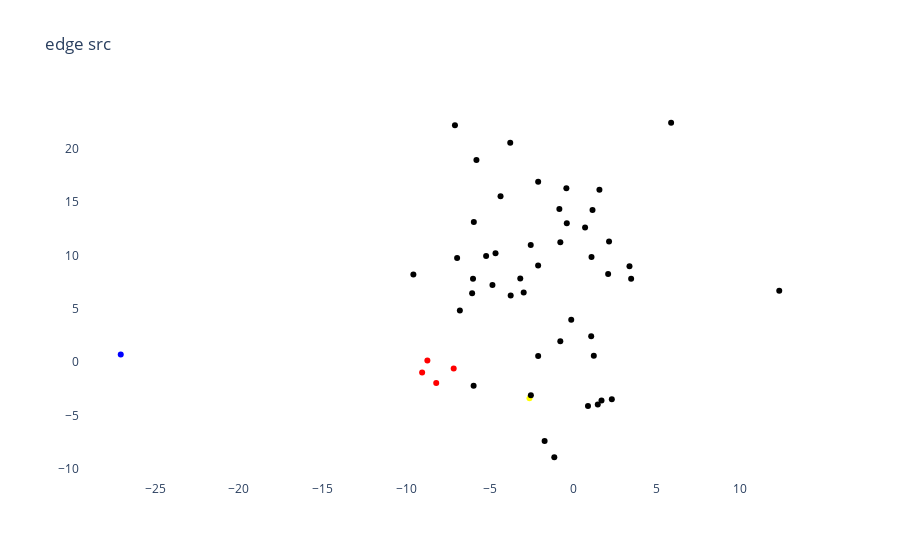
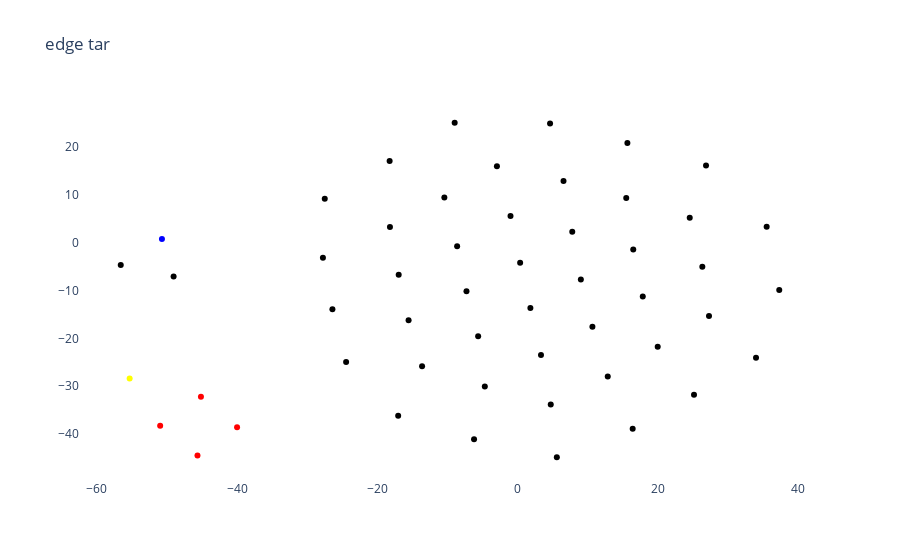
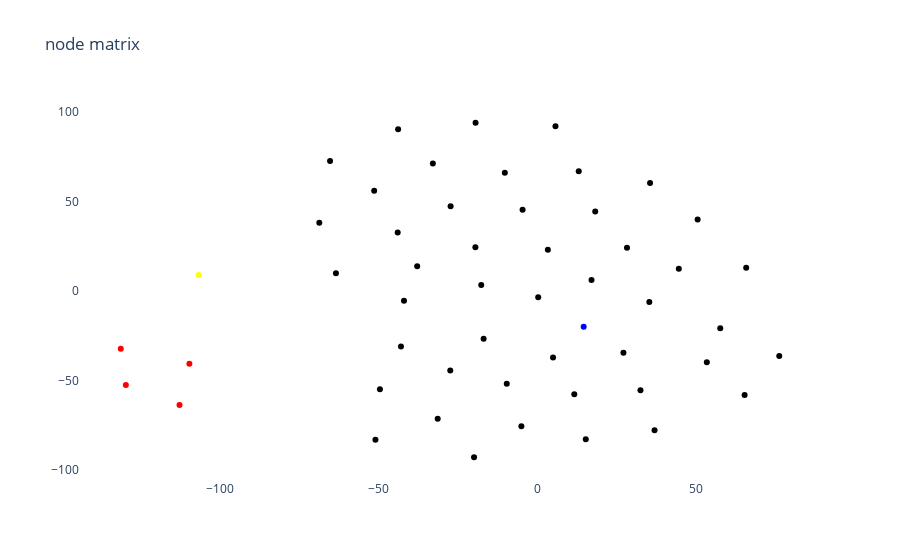

Notebook code for these charts, in order:
### Code cell
srcN_edges_map, tarN_edges_map = mb6_sc.getNodeEdgeMap()
sim_matrix, src_mat, tar_mat  = \
    mb6_sc.nodetypeset.mergeBySimAndEdge(srcN_edges_map,tarN_edges_map,return_sim_matrix=True)

node_matrix = np.array(sim_matrix)
src_mat = np.array(src_mat)
tar_mat = np.array(tar_mat)
# sim_matrix, src_mat, tar_mat = mb6_sc.nodetypeset.mergeBySimAndEdge(return_sim_matrix=True,idf=False)
# sim_matrix = np.matrix(sim_matrix)
avg_matrix = (node_matrix+src_mat+tar_mat) / 3

plot_mb6(sim_matrix=src_mat,title='edge src')
plot_mb6(sim_matrix=tar_mat,title='edge tar')
plot_mb6(sim_matrix=node_matrix,title='node matrix')
plot_mb6(sim_matrix=avg_matrix,title='avg tar')

### Figure 1 — Plotly figure (JSON) as saved in the notebook; plotly's stock layout.template omitted (floating-point values rounded to 4 significant figures)
{"data": [{"marker": {"color": ["blue", "yellow", "black", "black", "black", "black", "black", "black", "black", "black", "black", "black", "black", "black", "black", "black", "black", "black", "black", "black", "black", "black", "black", "black", "red", "black", "black", "black", "black", "black", "black", "black", "black", "black", "black", "black", "black", "black", "black", "black", "black", "black", "black", "black", "black", "black", "black", "black", "black", "red", "red", "red"]}, "mode": "markers", "text": ["primaryRois;postHPThreshold;statusDefinitions;logo;superLevelRois;roiInfo;latestMutationId;preHPThreshold;lastDatabaseEdit;medulla7column_Meta;totalPostCount;roiHierarchy;dataset;Meta;neuroglancerMeta;totalPreCount;uuid;neuroglancerInfo;postHighAccuracyThreshold;meshHost", "mushroombody_SynapseSet;SynapseSet", "post;pre;statusLabel;Segment;roiInfo;alpha2;type;bodyId;instance;status;mushroombody_Segment;size;alpha3;Neuron;mushroombody_Neuron;alpha1", "status;size;post;pre;alpha3;statusLabel;Segment;roiInfo;alpha2;type;Neuron;mushroombody_Neuron;mushroombody_Segment;bodyId;instance", "size;post;pre;alpha3;Segment;roiInfo;mushroombody_Segment;bodyId", "post;pre;statusLabel;Segment;roiInfo;alpha2;type;cropped;bodyId;instance;status;size;alpha3;Neuron;mushroombody_Neuron;mushroombody_Segment", "status;size;post;pre;alpha3;statusLabel;Segment;roiInfo;Neuron;mushroombody_Neuron;mushroombody_Segment;bodyId;instance", "status;size;post;pre;alpha3;statusLabel;Segment;roiInfo;type;Neuron;mushroombody_Neuron;cropped;mushroombody_Segment;bodyId;instance", "status;size;post;pre;alpha3;statusLabel;Segment;roiInfo;mushroombody_Segment;bodyId;instance", "size;post;pre;mushroombody_Segment;bodyId;Segment;roiInfo", "status;size;post;pre;statusLabel;Segment;roiInfo;Neuron;mushroombody_Neuron;mushroombody_Segment;bodyId", "post;pre;statusLabel;Segment;roiInfo;alpha2;type;cropped;bodyId;instance;status;mushroombody_Segment;size;alpha3;Neuron;mushroombody_Neuron;alpha1", "status;size;post;pre;statusLabel;Segment;roiInfo;mushroombody_Segment;bodyId;instance", "status;size;post;pre;statusLabel;Segment;roiInfo;Neuron;mushroombody_Neuron;mushroombody_Segment;bodyId;instance", "status;size;post;pre;alpha3;statusLabel;Segment;roiInfo;mushroombody_Segment;bodyId", "status;size;post;pre;statusLabel;Segment;roiInfo;cropped;mushroombody_Segment;bodyId;instance", "status;size;post;pre;statusLabel;Segment;roiInfo;mushroombody_Segment;bodyId", "status;mushroombody_Segment;size;post;pre;statusLabel;Segment;roiInfo;Neuron;mushroombody_Neuron;alpha1;bodyId", "status;size;post;pre;alpha3;statusLabel;Segment;roiInfo;Neuron;mushroombody_Neuron;mushroombody_Segment;bodyId", "status;size;post;pre;alpha3;statusLabel;Segment;roiInfo;cropped;mushroombody_Segment;bodyId;instance", "status;size;post;pre;alpha3;statusLabel;Segment;roiInfo;alpha2;Neuron;mushroombody_Neuron;cropped;mushroombody_Segment;bodyId;instance", "status;size;post;pre;alpha3;statusLabel;Segment;roiInfo;alpha2;Neuron;mushroombody_Neuron;mushroombody_Segment;bodyId;instance", "status;size;post;pre;statusLabel;Segment;roiInfo;alpha2;Neuron;mushroombody_Neuron;mushroombody_Segment;bodyId;instance", "status;mushroombody_Segment;size;post;pre;alpha3;statusLabel;Segment;roiInfo;alpha2;Neuron;mushroombody_Neuron;alpha1;bodyId;instance", "Synapse;type;alpha3;mushroombody_Synapse;confidence;location", "status;size;post;pre;statusLabel;Segment;roiInfo;Neuron;mushroombody_Neuron;cropped;mushroombody_Segment;bodyId", "status;size;post;pre;alpha3;statusLabel;Segment;roiInfo;Neuron;mushroombody_Neuron;cropped;mushroombody_Segment;bodyId;instance", "status;mushroombody_Segment;size;post;pre;alpha3;statusLabel;Segment;roiInfo;Neuron;mushroombody_Neuron;alpha1;bodyId;instance", "status;size;post;pre;statusLabel;Segment;roiInfo;alpha2;Neuron;mushroombody_Neuron;cropped;mushroombody_Segment;bodyId;instance", "status;size;post;pre;alpha3;statusLabel;Segment;roiInfo;cropped;mushroombody_Segment;bodyId", "status;mushroombody_Segment;size;post;pre;statusLabel;Segment;roiInfo;alpha2;Neuron;mushroombody_Neuron;alpha1;bodyId;instance", "status;size;post;pre;alpha3;statusLabel;Segment;roiInfo;alpha2;mushroombody_Segment;bodyId;instance", "status;size;post;pre;statusLabel;Segment;roiInfo;alpha2;mushroombody_Segment;bodyId;instance", "size;post;pre;Segment;roiInfo;alpha2;mushroombody_Segment;bodyId", "status;size;post;pre;statusLabel;Segment;roiInfo;alpha2;cropped;mushroombody_Segment;bodyId;instance", "status;size;post;pre;statusLabel;Segment;roiInfo;alpha2;type;Neuron;mushroombody_Neuron;cropped;mushroombody_Segment;bodyId;instance", "status;size;post;pre;statusLabel;Segment;roiInfo;alpha2;mushroombody_Segment;bodyId", "status;size;post;pre;statusLabel;Segment;roiInfo;alpha2;Neuron;mushroombody_Neuron;mushroombody_Segment;bodyId", "status;mushroombody_Segment;size;post;pre;statusLabel;Segment;roiInfo;alpha2;type;Neuron;mushroombody_Neuron;alpha1;bodyId;instance", "status;mushroombody_Segment;size;post;pre;statusLabel;Segment;roiInfo;alpha2;Neuron;mushroombody_Neuron;cropped;alpha1;bodyId;instance", "status;mushroombody_Segment;size;post;pre;statusLabel;Segment;roiInfo;alpha2;alpha1;bodyId;instance", "post;pre;statusLabel;Segment;roiInfo;alpha2;type;cropped;bodyId;instance;status;mushroombody_Segment;size;Neuron;mushroombody_Neuron;alpha1", "status;mushroombody_Segment;size;post;pre;statusLabel;Segment;roiInfo;alpha1;bodyId;instance", "mushroombody_Segment;size;post;pre;Segment;roiInfo;alpha1;bodyId", "status;mushroombody_Segment;size;post;pre;statusLabel;Segment;roiInfo;Neuron;mushroombody_Neuron;alpha1;bodyId;instance", "status;mushroombody_Segment;size;post;pre;statusLabel;Segment;roiInfo;cropped;alpha1;bodyId;instance", "status;mushroombody_Segment;size;post;pre;statusLabel;Segment;roiInfo;type;Neuron;mushroombody_Neuron;alpha1;bodyId;instance", "status;mushroombody_Segment;size;post;pre;statusLabel;Segment;roiInfo;Neuron;mushroombody_Neuron;cropped;alpha1;bodyId;instance", "status;mushroombody_Segment;size;post;pre;statusLabel;Segment;roiInfo;type;alpha1;bodyId;instance", "type;Synapse;mushroombody_Synapse;confidence;location", "type;Synapse;mushroombody_Synapse;alpha1;confidence;location", "alpha2;type;Synapse;mushroombody_Synapse;confidence;location"], "type": "scatter", "x": [-27.08, -2.611, 1.164, -0.4024, 3.476, -6.778, -2.09, -3.762, -7.072, -6.943, -5.785, -6.043, 1.084, -5.941, 1.24, -2.093, -1.124, -5.954, -4.642, 5.869, -4.826, 1.577, -2.535, -5.206, -7.147, 0.7192, -0.7647, 3.376, -4.342, 1.478, -2.09, -0.822, -5.989, -0.3765, 0.8921, 2.153, -2.527, 2.099, -3.734, -9.559, -2.957, 1.701, -1.705, 1.104, 12.34, 2.319, -0.7628, -0.1102, -3.161, -8.721, -9.038, -8.192], "y": [0.7163, -3.375, 14.24, 16.28, 7.815, 4.827, 0.5786, 20.54, 22.19, 9.742, 18.92, 6.45, 2.432, 13.12, 0.5973, 9.043, -8.9, -2.218, 10.19, 22.41, 7.214, 16.14, 10.96, 9.937, -0.6012, 12.6, 1.959, 8.976, 15.53, -3.966, 16.9, 14.33, 7.798, 13.01, -4.092, 11.29, -3.099, 8.258, 6.248, 8.208, 6.518, -3.6, -7.37, 9.84, 6.694, -3.461, 11.22, 3.968, 7.829, 0.16, -0.9725, -1.959]}], "layout": {"plot_bgcolor": "rgba(0,0,0,0)", "title": {"text": "edge src"}}}

### Figure 2 — Plotly figure (JSON) as saved in the notebook; plotly's stock layout.template omitted (floating-point values rounded to 4 significant figures)
{"data": [{"marker": {"color": ["blue", "yellow", "black", "black", "black", "black", "black", "black", "black", "black", "black", "black", "black", "black", "black", "black", "black", "black", "black", "black", "black", "black", "black", "black", "red", "black", "black", "black", "black", "black", "black", "black", "black", "black", "black", "black", "black", "black", "black", "black", "black", "black", "black", "black", "black", "black", "black", "black", "black", "red", "red", "red"]}, "mode": "markers", "text": ["primaryRois;postHPThreshold;statusDefinitions;logo;superLevelRois;roiInfo;latestMutationId;preHPThreshold;lastDatabaseEdit;medulla7column_Meta;totalPostCount;roiHierarchy;dataset;Meta;neuroglancerMeta;totalPreCount;uuid;neuroglancerInfo;postHighAccuracyThreshold;meshHost", "mushroombody_SynapseSet;SynapseSet", "post;pre;statusLabel;Segment;roiInfo;alpha2;type;bodyId;instance;status;mushroombody_Segment;size;alpha3;Neuron;mushroombody_Neuron;alpha1", "status;size;post;pre;alpha3;statusLabel;Segment;roiInfo;alpha2;type;Neuron;mushroombody_Neuron;mushroombody_Segment;bodyId;instance", "size;post;pre;alpha3;Segment;roiInfo;mushroombody_Segment;bodyId", "post;pre;statusLabel;Segment;roiInfo;alpha2;type;cropped;bodyId;instance;status;size;alpha3;Neuron;mushroombody_Neuron;mushroombody_Segment", "status;size;post;pre;alpha3;statusLabel;Segment;roiInfo;Neuron;mushroombody_Neuron;mushroombody_Segment;bodyId;instance", "status;size;post;pre;alpha3;statusLabel;Segment;roiInfo;type;Neuron;mushroombody_Neuron;cropped;mushroombody_Segment;bodyId;instance", "status;size;post;pre;alpha3;statusLabel;Segment;roiInfo;mushroombody_Segment;bodyId;instance", "size;post;pre;mushroombody_Segment;bodyId;Segment;roiInfo", "status;size;post;pre;statusLabel;Segment;roiInfo;Neuron;mushroombody_Neuron;mushroombody_Segment;bodyId", "post;pre;statusLabel;Segment;roiInfo;alpha2;type;cropped;bodyId;instance;status;mushroombody_Segment;size;alpha3;Neuron;mushroombody_Neuron;alpha1", "status;size;post;pre;statusLabel;Segment;roiInfo;mushroombody_Segment;bodyId;instance", "status;size;post;pre;statusLabel;Segment;roiInfo;Neuron;mushroombody_Neuron;mushroombody_Segment;bodyId;instance", "status;size;post;pre;alpha3;statusLabel;Segment;roiInfo;mushroombody_Segment;bodyId", "status;size;post;pre;statusLabel;Segment;roiInfo;cropped;mushroombody_Segment;bodyId;instance", "status;size;post;pre;statusLabel;Segment;roiInfo;mushroombody_Segment;bodyId", "status;mushroombody_Segment;size;post;pre;statusLabel;Segment;roiInfo;Neuron;mushroombody_Neuron;alpha1;bodyId", "status;size;post;pre;alpha3;statusLabel;Segment;roiInfo;Neuron;mushroombody_Neuron;mushroombody_Segment;bodyId", "status;size;post;pre;alpha3;statusLabel;Segment;roiInfo;cropped;mushroombody_Segment;bodyId;instance", "status;size;post;pre;alpha3;statusLabel;Segment;roiInfo;alpha2;Neuron;mushroombody_Neuron;cropped;mushroombody_Segment;bodyId;instance", "status;size;post;pre;alpha3;statusLabel;Segment;roiInfo;alpha2;Neuron;mushroombody_Neuron;mushroombody_Segment;bodyId;instance", "status;size;post;pre;statusLabel;Segment;roiInfo;alpha2;Neuron;mushroombody_Neuron;mushroombody_Segment;bodyId;instance", "status;mushroombody_Segment;size;post;pre;alpha3;statusLabel;Segment;roiInfo;alpha2;Neuron;mushroombody_Neuron;alpha1;bodyId;instance", "Synapse;type;alpha3;mushroombody_Synapse;confidence;location", "status;size;post;pre;statusLabel;Segment;roiInfo;Neuron;mushroombody_Neuron;cropped;mushroombody_Segment;bodyId", "status;size;post;pre;alpha3;statusLabel;Segment;roiInfo;Neuron;mushroombody_Neuron;cropped;mushroombody_Segment;bodyId;instance", "status;mushroombody_Segment;size;post;pre;alpha3;statusLabel;Segment;roiInfo;Neuron;mushroombody_Neuron;alpha1;bodyId;instance", "status;size;post;pre;statusLabel;Segment;roiInfo;alpha2;Neuron;mushroombody_Neuron;cropped;mushroombody_Segment;bodyId;instance", "status;size;post;pre;alpha3;statusLabel;Segment;roiInfo;cropped;mushroombody_Segment;bodyId", "status;mushroombody_Segment;size;post;pre;statusLabel;Segment;roiInfo;alpha2;Neuron;mushroombody_Neuron;alpha1;bodyId;instance", "status;size;post;pre;alpha3;statusLabel;Segment;roiInfo;alpha2;mushroombody_Segment;bodyId;instance", "status;size;post;pre;statusLabel;Segment;roiInfo;alpha2;mushroombody_Segment;bodyId;instance", "size;post;pre;Segment;roiInfo;alpha2;mushroombody_Segment;bodyId", "status;size;post;pre;statusLabel;Segment;roiInfo;alpha2;cropped;mushroombody_Segment;bodyId;instance", "status;size;post;pre;statusLabel;Segment;roiInfo;alpha2;type;Neuron;mushroombody_Neuron;cropped;mushroombody_Segment;bodyId;instance", "status;size;post;pre;statusLabel;Segment;roiInfo;alpha2;mushroombody_Segment;bodyId", "status;size;post;pre;statusLabel;Segment;roiInfo;alpha2;Neuron;mushroombody_Neuron;mushroombody_Segment;bodyId", "status;mushroombody_Segment;size;post;pre;statusLabel;Segment;roiInfo;alpha2;type;Neuron;mushroombody_Neuron;alpha1;bodyId;instance", "status;mushroombody_Segment;size;post;pre;statusLabel;Segment;roiInfo;alpha2;Neuron;mushroombody_Neuron;cropped;alpha1;bodyId;instance", "status;mushroombody_Segment;size;post;pre;statusLabel;Segment;roiInfo;alpha2;alpha1;bodyId;instance", "post;pre;statusLabel;Segment;roiInfo;alpha2;type;cropped;bodyId;instance;status;mushroombody_Segment;size;Neuron;mushroombody_Neuron;alpha1", "status;mushroombody_Segment;size;post;pre;statusLabel;Segment;roiInfo;alpha1;bodyId;instance", "mushroombody_Segment;size;post;pre;Segment;roiInfo;alpha1;bodyId", "status;mushroombody_Segment;size;post;pre;statusLabel;Segment;roiInfo;Neuron;mushroombody_Neuron;alpha1;bodyId;instance", "status;mushroombody_Segment;size;post;pre;statusLabel;Segment;roiInfo;cropped;alpha1;bodyId;instance", "status;mushroombody_Segment;size;post;pre;statusLabel;Segment;roiInfo;type;Neuron;mushroombody_Neuron;alpha1;bodyId;instance", "status;mushroombody_Segment;size;post;pre;statusLabel;Segment;roiInfo;Neuron;mushroombody_Neuron;cropped;alpha1;bodyId;instance", "status;mushroombody_Segment;size;post;pre;statusLabel;Segment;roiInfo;type;alpha1;bodyId;instance", "type;Synapse;mushroombody_Synapse;confidence;location", "type;Synapse;mushroombody_Synapse;alpha1;confidence;location", "alpha2;type;Synapse;mushroombody_Synapse;confidence;location"], "type": "scatter", "x": [-50.73, -55.34, -8.603, 35.57, 26.39, 5.628, -7.268, -0.9835, 17.89, 7.829, -49.07, 37.37, 24.59, 1.852, 20.02, 27.34, -5.602, -27.49, 16.45, 34.05, 16.53, -8.953, 10.7, 6.579, -50.98, -10.43, -17.02, 9.054, 0.3903, -6.189, 26.92, -15.53, -2.926, -13.6, 25.2, -16.94, 4.659, -56.61, 3.365, -18.19, 4.759, -27.76, -4.653, 15.7, -26.4, -24.45, -18.23, 15.53, 12.89, -45.66, -45.16, -40.01], "y": [0.7696, -28.4, -0.7364, 3.327, -5.005, -44.88, -10.18, 5.562, -11.25, 2.277, -7.083, -9.894, 5.219, -13.65, -21.77, -15.35, -19.58, 9.222, -38.94, -24.04, -1.427, 25.1, -17.56, 12.88, -38.27, 9.468, -36.22, -7.672, -4.181, -41.12, 16.15, -16.21, 15.98, -25.84, -31.81, -6.704, 24.93, -4.676, -23.49, 3.29, -33.85, -3.121, -30.06, 20.86, -13.91, -24.95, 17.09, 9.337, -28.0, -44.49, -32.23, -38.6]}], "layout": {"plot_bgcolor": "rgba(0,0,0,0)", "title": {"text": "edge tar"}}}

### Figure 3 — Plotly figure (JSON) as saved in the notebook; plotly's stock layout.template omitted (floating-point values rounded to 4 significant figures)
{"data": [{"marker": {"color": ["blue", "yellow", "black", "black", "black", "black", "black", "black", "black", "black", "black", "black", "black", "black", "black", "black", "black", "black", "black", "black", "black", "black", "black", "black", "red", "black", "black", "black", "black", "black", "black", "black", "black", "black", "black", "black", "black", "black", "black", "black", "black", "black", "black", "black", "black", "black", "black", "black", "black", "red", "red", "red"]}, "mode": "markers", "text": ["primaryRois;postHPThreshold;statusDefinitions;logo;superLevelRois;roiInfo;latestMutationId;preHPThreshold;lastDatabaseEdit;medulla7column_Meta;totalPostCount;roiHierarchy;dataset;Meta;neuroglancerMeta;totalPreCount;uuid;neuroglancerInfo;postHighAccuracyThreshold;meshHost", "mushroombody_SynapseSet;SynapseSet", "post;pre;statusLabel;Segment;roiInfo;alpha2;type;bodyId;instance;status;mushroombody_Segment;size;alpha3;Neuron;mushroombody_Neuron;alpha1", "status;size;post;pre;alpha3;statusLabel;Segment;roiInfo;alpha2;type;Neuron;mushroombody_Neuron;mushroombody_Segment;bodyId;instance", "size;post;pre;alpha3;Segment;roiInfo;mushroombody_Segment;bodyId", "post;pre;statusLabel;Segment;roiInfo;alpha2;type;cropped;bodyId;instance;status;size;alpha3;Neuron;mushroombody_Neuron;mushroombody_Segment", "status;size;post;pre;alpha3;statusLabel;Segment;roiInfo;Neuron;mushroombody_Neuron;mushroombody_Segment;bodyId;instance", "status;size;post;pre;alpha3;statusLabel;Segment;roiInfo;type;Neuron;mushroombody_Neuron;cropped;mushroombody_Segment;bodyId;instance", "status;size;post;pre;alpha3;statusLabel;Segment;roiInfo;mushroombody_Segment;bodyId;instance", "size;post;pre;mushroombody_Segment;bodyId;Segment;roiInfo", "status;size;post;pre;statusLabel;Segment;roiInfo;Neuron;mushroombody_Neuron;mushroombody_Segment;bodyId", "post;pre;statusLabel;Segment;roiInfo;alpha2;type;cropped;bodyId;instance;status;mushroombody_Segment;size;alpha3;Neuron;mushroombody_Neuron;alpha1", "status;size;post;pre;statusLabel;Segment;roiInfo;mushroombody_Segment;bodyId;instance", "status;size;post;pre;statusLabel;Segment;roiInfo;Neuron;mushroombody_Neuron;mushroombody_Segment;bodyId;instance", "status;size;post;pre;alpha3;statusLabel;Segment;roiInfo;mushroombody_Segment;bodyId", "status;size;post;pre;statusLabel;Segment;roiInfo;cropped;mushroombody_Segment;bodyId;instance", "status;size;post;pre;statusLabel;Segment;roiInfo;mushroombody_Segment;bodyId", "status;mushroombody_Segment;size;post;pre;statusLabel;Segment;roiInfo;Neuron;mushroombody_Neuron;alpha1;bodyId", "status;size;post;pre;alpha3;statusLabel;Segment;roiInfo;Neuron;mushroombody_Neuron;mushroombody_Segment;bodyId", "status;size;post;pre;alpha3;statusLabel;Segment;roiInfo;cropped;mushroombody_Segment;bodyId;instance", "status;size;post;pre;alpha3;statusLabel;Segment;roiInfo;alpha2;Neuron;mushroombody_Neuron;cropped;mushroombody_Segment;bodyId;instance", "status;size;post;pre;alpha3;statusLabel;Segment;roiInfo;alpha2;Neuron;mushroombody_Neuron;mushroombody_Segment;bodyId;instance", "status;size;post;pre;statusLabel;Segment;roiInfo;alpha2;Neuron;mushroombody_Neuron;mushroombody_Segment;bodyId;instance", "status;mushroombody_Segment;size;post;pre;alpha3;statusLabel;Segment;roiInfo;alpha2;Neuron;mushroombody_Neuron;alpha1;bodyId;instance", "Synapse;type;alpha3;mushroombody_Synapse;confidence;location", "status;size;post;pre;statusLabel;Segment;roiInfo;Neuron;mushroombody_Neuron;cropped;mushroombody_Segment;bodyId", "status;size;post;pre;alpha3;statusLabel;Segment;roiInfo;Neuron;mushroombody_Neuron;cropped;mushroombody_Segment;bodyId;instance", "status;mushroombody_Segment;size;post;pre;alpha3;statusLabel;Segment;roiInfo;Neuron;mushroombody_Neuron;alpha1;bodyId;instance", "status;size;post;pre;statusLabel;Segment;roiInfo;alpha2;Neuron;mushroombody_Neuron;cropped;mushroombody_Segment;bodyId;instance", "status;size;post;pre;alpha3;statusLabel;Segment;roiInfo;cropped;mushroombody_Segment;bodyId", "status;mushroombody_Segment;size;post;pre;statusLabel;Segment;roiInfo;alpha2;Neuron;mushroombody_Neuron;alpha1;bodyId;instance", "status;size;post;pre;alpha3;statusLabel;Segment;roiInfo;alpha2;mushroombody_Segment;bodyId;instance", "status;size;post;pre;statusLabel;Segment;roiInfo;alpha2;mushroombody_Segment;bodyId;instance", "size;post;pre;Segment;roiInfo;alpha2;mushroombody_Segment;bodyId", "status;size;post;pre;statusLabel;Segment;roiInfo;alpha2;cropped;mushroombody_Segment;bodyId;instance", "status;size;post;pre;statusLabel;Segment;roiInfo;alpha2;type;Neuron;mushroombody_Neuron;cropped;mushroombody_Segment;bodyId;instance", "status;size;post;pre;statusLabel;Segment;roiInfo;alpha2;mushroombody_Segment;bodyId", "status;size;post;pre;statusLabel;Segment;roiInfo;alpha2;Neuron;mushroombody_Neuron;mushroombody_Segment;bodyId", "status;mushroombody_Segment;size;post;pre;statusLabel;Segment;roiInfo;alpha2;type;Neuron;mushroombody_Neuron;alpha1;bodyId;instance", "status;mushroombody_Segment;size;post;pre;statusLabel;Segment;roiInfo;alpha2;Neuron;mushroombody_Neuron;cropped;alpha1;bodyId;instance", "status;mushroombody_Segment;size;post;pre;statusLabel;Segment;roiInfo;alpha2;alpha1;bodyId;instance", "post;pre;statusLabel;Segment;roiInfo;alpha2;type;cropped;bodyId;instance;status;mushroombody_Segment;size;Neuron;mushroombody_Neuron;alpha1", "status;mushroombody_Segment;size;post;pre;statusLabel;Segment;roiInfo;alpha1;bodyId;instance", "mushroombody_Segment;size;post;pre;Segment;roiInfo;alpha1;bodyId", "status;mushroombody_Segment;size;post;pre;statusLabel;Segment;roiInfo;Neuron;mushroombody_Neuron;alpha1;bodyId;instance", "status;mushroombody_Segment;size;post;pre;statusLabel;Segment;roiInfo;cropped;alpha1;bodyId;instance", "status;mushroombody_Segment;size;post;pre;statusLabel;Segment;roiInfo;type;Neuron;mushroombody_Neuron;alpha1;bodyId;instance", "status;mushroombody_Segment;size;post;pre;statusLabel;Segment;roiInfo;Neuron;mushroombody_Neuron;cropped;alpha1;bodyId;instance", "status;mushroombody_Segment;size;post;pre;statusLabel;Segment;roiInfo;type;alpha1;bodyId;instance", "type;Synapse;mushroombody_Synapse;confidence;location", "type;Synapse;mushroombody_Synapse;alpha1;confidence;location", "alpha2;type;Synapse;mushroombody_Synapse;confidence;location"], "type": "scatter", "x": [14.58, -106.6, -51.37, -68.65, 76.15, 5.706, 0.2697, -19.51, 11.63, 53.36, 44.53, -65.27, 4.939, 17.06, 32.47, -5.024, 27.1, 50.46, 65.75, 15.24, -37.83, -43.97, 3.304, -27.31, -112.7, 35.25, -17.67, 18.22, -41.99, 36.9, -4.65, -9.626, -27.42, 57.58, -16.92, -63.42, -42.94, 28.22, -43.83, -10.24, -49.56, -32.9, -31.38, 65.25, 35.48, -19.93, -19.45, 13.03, -50.97, -129.6, -131.2, -109.5], "y": [-19.86, 8.988, 55.97, 38.2, -36.22, 91.95, -3.452, 24.48, -57.6, -39.69, 12.49, 72.66, -37.1, 6.198, -55.33, -75.49, -34.38, 39.9, 13.03, -82.67, 13.87, 32.69, 23.02, 47.34, -63.58, -6.05, 3.436, 44.46, -5.353, -77.65, 45.37, -51.8, -44.29, -20.69, -26.56, 9.891, -30.89, 24.14, 90.36, 66.1, -54.81, 71.21, -71.28, -57.94, 60.34, -92.76, 93.96, 66.82, -82.95, -52.4, -32.18, -40.52]}], "layout": {"plot_bgcolor": "rgba(0,0,0,0)", "title": {"text": "node matrix"}}}
